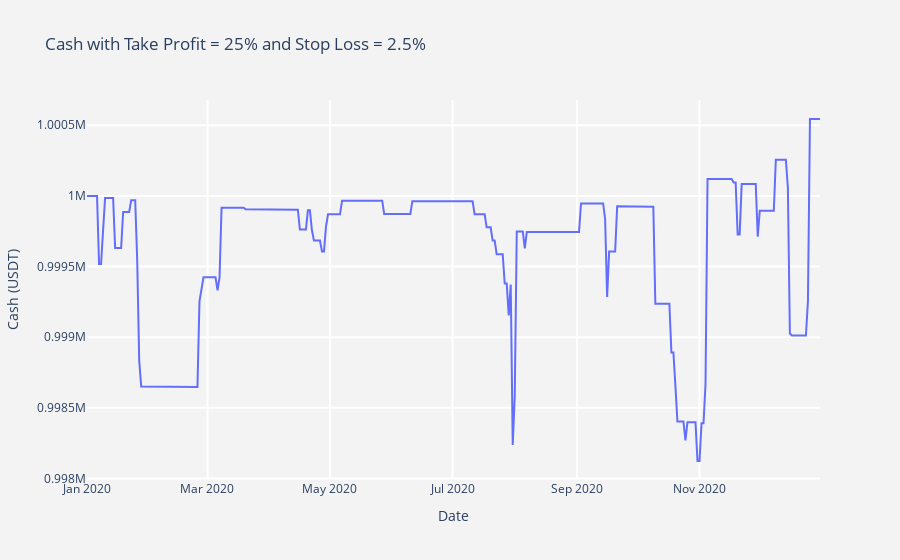
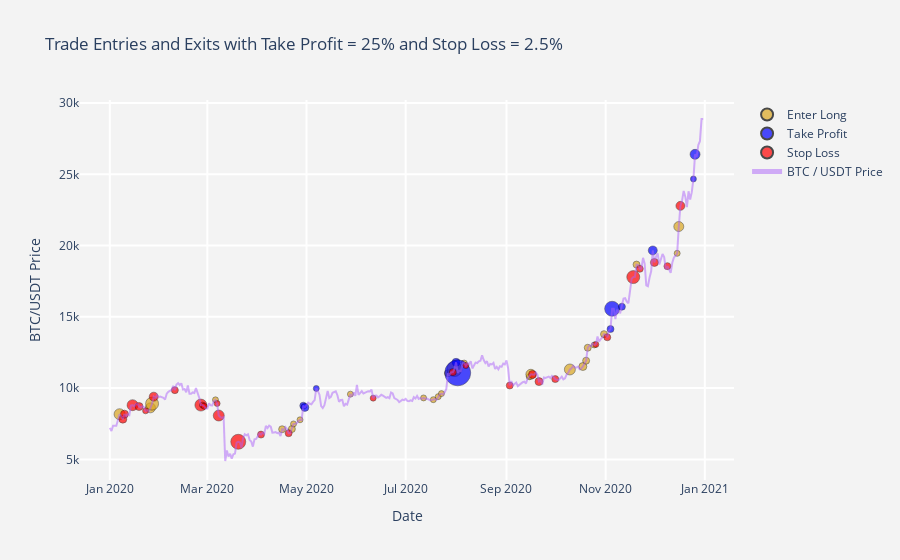
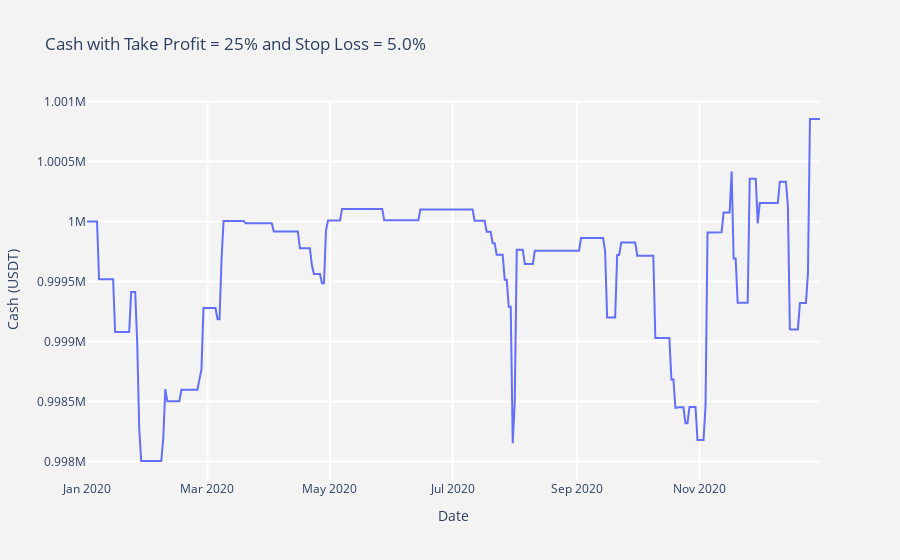
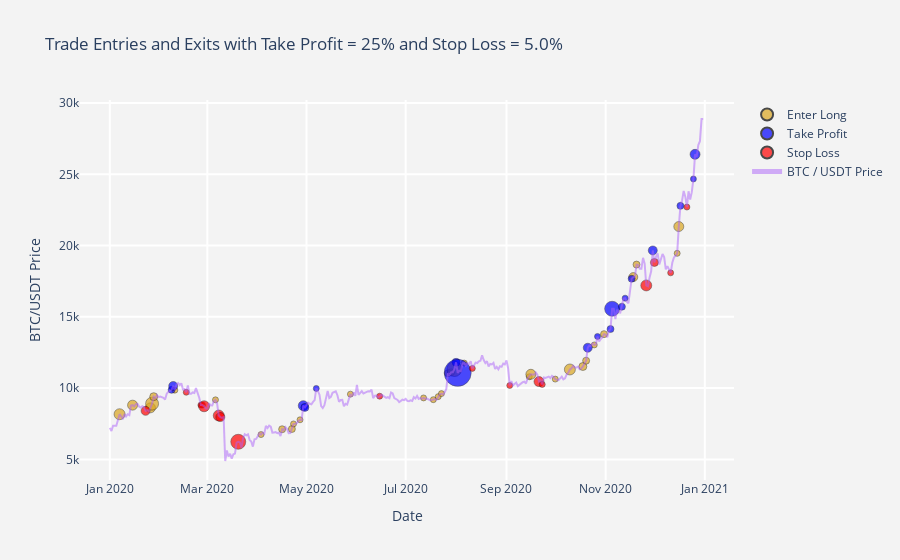

Notebook code for these charts, in order:
### Code cell
for i in range(len(params_table)):
    print(i+1)
    print_pnl(i)

### Figure 1 — Plotly figure (JSON) as saved in the notebook; plotly's stock layout.template omitted (floating-point values rounded to 4 significant figures; data arrays with more than 128 entries replaced by an {"elided": "..."} marker saying what was removed)
{"data": [{"hovertemplate": "Date=%{x}<br>Cash (USDT)=%{y}<extra></extra>", "legendgroup": "", "line": {"color": "#636efa", "dash": "solid"}, "mode": "lines", "name": "", "orientation": "v", "showlegend": false, "type": "scatter", "x": {"elided": "366 str values"}, "xaxis": "x", "y": {"elided": "366 float values"}, "yaxis": "y"}], "layout": {"legend": {"itemsizing": "constant", "tracegroupgap": 0}, "paper_bgcolor": "rgb(243, 243, 243)", "plot_bgcolor": "rgb(243, 243, 243)", "title": {"text": "Cash with Take Profit = 25% and Stop Loss = 2.5%"}, "xaxis": {"anchor": "y", "domain": [0, 1], "gridcolor": "white", "gridwidth": 2, "title": {"text": "Date"}}, "yaxis": {"anchor": "x", "domain": [0, 1], "gridcolor": "white", "gridwidth": 2, "title": {"text": "Cash (USDT)"}}}}

### Figure 2 — Plotly figure (JSON) as saved in the notebook; plotly's stock layout.template omitted (floating-point values rounded to 4 significant figures; data arrays with more than 128 entries replaced by an {"elided": "..."} marker saying what was removed)
{"data": [{"marker": {"color": "goldenrod", "line": {"color": "black", "width": 0.5}, "size": [11, 10, 13, 6, 7, 7, 6, 6, 6, 6, 6, 6, 6, 7, 7, 15, 6, 6, 10, 11, 8, 7, 7, 6, 7, 7, 6, 10]}, "mode": "markers", "name": "Enter Long", "text": ["Action: Enter Long<br>Count: 6<br>BTC/USDT Price: $8168.3<br>", "Action: Enter Long<br>Count: 5<br>BTC/USDT Price: $8616.9<br>", "Action: Enter Long<br>Count: 8<br>BTC/USDT Price: $8908.8<br>", "Action: Enter Long<br>Count: 1<br>BTC/USDT Price: $9179.0<br>", "Action: Enter Long<br>Count: 2<br>BTC/USDT Price: $7114.93<br>", "Action: Enter Long<br>Count: 2<br>BTC/USDT Price: $7131.9<br>", "Action: Enter Long<br>Count: 1<br>BTC/USDT Price: $7489.3<br>", "Action: Enter Long<br>Count: 1<br>BTC/USDT Price: $7777.3<br>", "Action: Enter Long<br>Count: 1<br>BTC/USDT Price: $9577.0<br>", "Action: Enter Long<br>Count: 1<br>BTC/USDT Price: $9312.0<br>", "Action: Enter Long<br>Count: 1<br>BTC/USDT Price: $9189.1<br>", "Action: Enter Long<br>Count: 1<br>BTC/USDT Price: $9402.1<br>", "Action: Enter Long<br>Count: 1<br>BTC/USDT Price: $9613.9<br>", "Action: Enter Long<br>Count: 2<br>BTC/USDT Price: $11042.93<br>", "Action: Enter Long<br>Count: 2<br>BTC/USDT Price: $11118.0<br>", "Action: Enter Long<br>Count: 10<br>BTC/USDT Price: $11339.1<br>", "Action: Enter Long<br>Count: 1<br>BTC/USDT Price: $11758.0<br>", "Action: Enter Long<br>Count: 1<br>BTC/USDT Price: $10795.0<br>", "Action: Enter Long<br>Count: 5<br>BTC/USDT Price: $10971.0<br>", "Action: Enter Long<br>Count: 6<br>BTC/USDT Price: $11308.0<br>", "Action: Enter Long<br>Count: 3<br>BTC/USDT Price: $11517.0<br>", "Action: Enter Long<br>Count: 2<br>BTC/USDT Price: $11925.0<br>", "Action: Enter Long<br>Count: 2<br>BTC/USDT Price: $12834.0<br>", "Action: Enter Long<br>Count: 1<br>BTC/USDT Price: $13030.3<br>", "Action: Enter Long<br>Count: 2<br>BTC/USDT Price: $13787.62<br>", "Action: Enter Long<br>Count: 2<br>BTC/USDT Price: $18668.0<br>", "Action: Enter Long<br>Count: 1<br>BTC/USDT Price: $19456.24<br>", "Action: Enter Long<br>Count: 5<br>BTC/USDT Price: $21335.01<br>"], "type": "scatter", "x": ["2020-01-07T00:00:00+00:00", "2020-01-26T00:00:00+00:00", "2020-01-27T00:00:00+00:00", "2020-03-06T00:00:00+00:00", "2020-04-16T00:00:00+00:00", "2020-04-22T00:00:00+00:00", "2020-04-23T00:00:00+00:00", "2020-04-27T00:00:00+00:00", "2020-05-28T00:00:00+00:00", "2020-07-12T00:00:00+00:00", "2020-07-18T00:00:00+00:00", "2020-07-21T00:00:00+00:00", "2020-07-23T00:00:00+00:00", "2020-07-27T00:00:00+00:00", "2020-07-29T00:00:00+00:00", "2020-07-31T00:00:00+00:00", "2020-08-06T00:00:00+00:00", "2020-09-15T00:00:00+00:00", "2020-09-16T00:00:00+00:00", "2020-10-10T00:00:00+00:00", "2020-10-18T00:00:00+00:00", "2020-10-20T00:00:00+00:00", "2020-10-21T00:00:00+00:00", "2020-10-25T00:00:00+00:00", "2020-10-31T00:00:00+00:00", "2020-11-20T00:00:00+00:00", "2020-12-15T00:00:00+00:00", "2020-12-16T00:00:00+00:00"], "y": [8168.0, 8617.0, 8909.0, 9179, 7115.0, 7132.0, 7489.0, 7777.0, 9577, 9312, 9189.0, 9402.0, 9614.0, 11040.0, 11118, 11340.0, 11758, 10795, 10971, 11308, 11517, 11925, 12834, 13030.0, 13790.0, 18668, 19460.0, 21340.0]}, {"marker": {"color": "blue", "line": {"color": "black", "width": 0.5}, "size": [7, 8, 6, 8, 26, 7, 15, 7, 9, 6, 10]}, "mode": "markers", "name": "Take Profit", "text": ["Action: Take Profit<br>Count: 2<br>BTC/USDT Price: $8769.0<br>", "Action: Take Profit<br>Count: 3<br>BTC/USDT Price: $8648.0<br>", "Action: Take Profit<br>Count: 1<br>BTC/USDT Price: $9978.6<br>", "Action: Take Profit<br>Count: 3<br>BTC/USDT Price: $11811.0<br>", "Action: Take Profit<br>Count: 21<br>BTC/USDT Price: $11071.0<br>", "Action: Take Profit<br>Count: 2<br>BTC/USDT Price: $14144.0<br>", "Action: Take Profit<br>Count: 10<br>BTC/USDT Price: $15567.0<br>", "Action: Take Profit<br>Count: 2<br>BTC/USDT Price: $15712.0<br>", "Action: Take Profit<br>Count: 4<br>BTC/USDT Price: $19659.0<br>", "Action: Take Profit<br>Count: 1<br>BTC/USDT Price: $24672.0<br>", "Action: Take Profit<br>Count: 5<br>BTC/USDT Price: $26401.0<br>"], "type": "scatter", "x": ["2020-04-29T00:00:00+00:00", "2020-04-30T00:00:00+00:00", "2020-05-07T00:00:00+00:00", "2020-08-01T00:00:00+00:00", "2020-08-02T00:00:00+00:00", "2020-11-04T00:00:00+00:00", "2020-11-05T00:00:00+00:00", "2020-11-11T00:00:00+00:00", "2020-11-30T00:00:00+00:00", "2020-12-25T00:00:00+00:00", "2020-12-26T00:00:00+00:00"], "y": [8769, 8648, 9979.0, 11811, 11071, 14144, 15567, 15712, 19659, 24672, 26401]}, {"marker": {"color": "red", "line": {"color": "black", "width": 0.5}, "size": [8, 8, 11, 8, 6, 9, 7, 12, 6, 6, 6, 11, 15, 7, 7, 6, 7, 6, 7, 8, 8, 7, 6, 7, 13, 7, 8, 7, 9]}, "mode": "markers", "name": "Stop Loss", "text": ["Action: Stop Loss<br>Count: 3<br>BTC/USDT Price: $7823.8<br>", "Action: Stop Loss<br>Count: 3<br>BTC/USDT Price: $8175.1<br>", "Action: Stop Loss<br>Count: 6<br>BTC/USDT Price: $8804.5<br>", "Action: Stop Loss<br>Count: 3<br>BTC/USDT Price: $8706.0<br>", "Action: Stop Loss<br>Count: 1<br>BTC/USDT Price: $8405.7<br>", "Action: Stop Loss<br>Count: 4<br>BTC/USDT Price: $9399.9<br>", "Action: Stop Loss<br>Count: 2<br>BTC/USDT Price: $9857.9<br>", "Action: Stop Loss<br>Count: 7<br>BTC/USDT Price: $8810.0<br>", "Action: Stop Loss<br>Count: 1<br>BTC/USDT Price: $8809.0<br>", "Action: Stop Loss<br>Count: 1<br>BTC/USDT Price: $8728.4<br>", "Action: Stop Loss<br>Count: 1<br>BTC/USDT Price: $8919.0<br>", "Action: Stop Loss<br>Count: 6<br>BTC/USDT Price: $8077.1<br>", "Action: Stop Loss<br>Count: 10<br>BTC/USDT Price: $6234.6<br>", "Action: Stop Loss<br>Count: 2<br>BTC/USDT Price: $6741.1<br>", "Action: Stop Loss<br>Count: 2<br>BTC/USDT Price: $6837.09<br>", "Action: Stop Loss<br>Count: 1<br>BTC/USDT Price: $9298.0<br>", "Action: Stop Loss<br>Count: 2<br>BTC/USDT Price: $11120.51<br>", "Action: Stop Loss<br>Count: 1<br>BTC/USDT Price: $11581.0<br>", "Action: Stop Loss<br>Count: 2<br>BTC/USDT Price: $10184.0<br>", "Action: Stop Loss<br>Count: 3<br>BTC/USDT Price: $10957.16<br>", "Action: Stop Loss<br>Count: 3<br>BTC/USDT Price: $10458.0<br>", "Action: Stop Loss<br>Count: 2<br>BTC/USDT Price: $10633.08<br>", "Action: Stop Loss<br>Count: 1<br>BTC/USDT Price: $13063.0<br>", "Action: Stop Loss<br>Count: 2<br>BTC/USDT Price: $13565.0<br>", "Action: Stop Loss<br>Count: 8<br>BTC/USDT Price: $17790.15<br>", "Action: Stop Loss<br>Count: 2<br>BTC/USDT Price: $18369.86<br>", "Action: Stop Loss<br>Count: 3<br>BTC/USDT Price: $18817.0<br>", "Action: Stop Loss<br>Count: 2<br>BTC/USDT Price: $18558.36<br>", "Action: Stop Loss<br>Count: 4<br>BTC/USDT Price: $22786.0<br>"], "type": "scatter", "x": ["2020-01-09T00:00:00+00:00", "2020-01-10T00:00:00+00:00", "2020-01-15T00:00:00+00:00", "2020-01-19T00:00:00+00:00", "2020-01-23T00:00:00+00:00", "2020-01-28T00:00:00+00:00", "2020-02-10T00:00:00+00:00", "2020-02-26T00:00:00+00:00", "2020-02-27T00:00:00+00:00", "2020-02-28T00:00:00+00:00", "2020-03-07T00:00:00+00:00", "2020-03-08T00:00:00+00:00", "2020-03-20T00:00:00+00:00", "2020-04-03T00:00:00+00:00", "2020-04-20T00:00:00+00:00", "2020-06-11T00:00:00+00:00", "2020-07-30T00:00:00+00:00", "2020-08-07T00:00:00+00:00", "2020-09-03T00:00:00+00:00", "2020-09-17T00:00:00+00:00", "2020-09-21T00:00:00+00:00", "2020-10-01T00:00:00+00:00", "2020-10-26T00:00:00+00:00", "2020-11-02T00:00:00+00:00", "2020-11-18T00:00:00+00:00", "2020-11-22T00:00:00+00:00", "2020-12-01T00:00:00+00:00", "2020-12-09T00:00:00+00:00", "2020-12-17T00:00:00+00:00"], "y": [7824.0, 8175.0, 8804.0, 8706, 8406.0, 9400.0, 9858.0, 8810, 8809, 8728.0, 8919, 8077.0, 6235.0, 6741.0, 6837.0, 9298, 11120.0, 11581, 10184, 10960.0, 10458, 10630.0, 13063, 13565, 17790.0, 18370.0, 18817, 18560.0, 22786]}, {"mode": "lines", "name": "BTC / USDT Price", "opacity": 0.5, "type": "scatter", "x": {"elided": "366 str values"}, "y": {"elided": "366 float values"}}], "layout": {"legend": {"itemsizing": "constant"}, "paper_bgcolor": "rgb(243, 243, 243)", "plot_bgcolor": "rgb(243, 243, 243)", "title": {"text": "Trade Entries and Exits with Take Profit = 25% and Stop Loss = 2.5%"}, "xaxis": {"gridcolor": "white", "gridwidth": 2, "title": {"text": "Date"}}, "yaxis": {"gridcolor": "white", "gridwidth": 2, "title": {"text": "BTC/USDT Price"}}}}

### Figure 3 — Plotly figure (JSON) as saved in the notebook; plotly's stock layout.template omitted (floating-point values rounded to 4 significant figures; data arrays with more than 128 entries replaced by an {"elided": "..."} marker saying what was removed)
{"data": [{"hovertemplate": "Date=%{x}<br>Cash (USDT)=%{y}<extra></extra>", "legendgroup": "", "line": {"color": "#636efa", "dash": "solid"}, "mode": "lines", "name": "", "orientation": "v", "showlegend": false, "type": "scatter", "x": {"elided": "366 str values"}, "xaxis": "x", "y": {"elided": "366 float values"}, "yaxis": "y"}], "layout": {"legend": {"itemsizing": "constant", "tracegroupgap": 0}, "paper_bgcolor": "rgb(243, 243, 243)", "plot_bgcolor": "rgb(243, 243, 243)", "title": {"text": "Cash with Take Profit = 25% and Stop Loss = 5.0%"}, "xaxis": {"anchor": "y", "domain": [0, 1], "gridcolor": "white", "gridwidth": 2, "title": {"text": "Date"}}, "yaxis": {"anchor": "x", "domain": [0, 1], "gridcolor": "white", "gridwidth": 2, "title": {"text": "Cash (USDT)"}}}}

### Figure 4 — Plotly figure (JSON) as saved in the notebook; plotly's stock layout.template omitted (floating-point values rounded to 4 significant figures; data arrays with more than 128 entries replaced by an {"elided": "..."} marker saying what was removed)
{"data": [{"marker": {"color": "goldenrod", "line": {"color": "black", "width": 0.5}, "size": [11, 10, 10, 13, 8, 6, 6, 6, 7, 7, 6, 6, 6, 6, 6, 6, 6, 7, 7, 15, 6, 6, 10, 6, 11, 8, 7, 6, 7, 9, 7, 6, 10]}, "mode": "markers", "name": "Enter Long", "text": ["Action: Enter Long<br>Count: 6<br>BTC/USDT Price: $8168.3<br>", "Action: Enter Long<br>Count: 5<br>BTC/USDT Price: $8804.5<br>", "Action: Enter Long<br>Count: 5<br>BTC/USDT Price: $8616.9<br>", "Action: Enter Long<br>Count: 8<br>BTC/USDT Price: $8908.8<br>", "Action: Enter Long<br>Count: 3<br>BTC/USDT Price: $9399.9<br>", "Action: Enter Long<br>Count: 1<br>BTC/USDT Price: $9857.9<br>", "Action: Enter Long<br>Count: 1<br>BTC/USDT Price: $9179.0<br>", "Action: Enter Long<br>Count: 1<br>BTC/USDT Price: $6741.1<br>", "Action: Enter Long<br>Count: 2<br>BTC/USDT Price: $7114.93<br>", "Action: Enter Long<br>Count: 2<br>BTC/USDT Price: $7131.9<br>", "Action: Enter Long<br>Count: 1<br>BTC/USDT Price: $7489.3<br>", "Action: Enter Long<br>Count: 1<br>BTC/USDT Price: $7777.3<br>", "Action: Enter Long<br>Count: 1<br>BTC/USDT Price: $9577.0<br>", "Action: Enter Long<br>Count: 1<br>BTC/USDT Price: $9312.0<br>", "Action: Enter Long<br>Count: 1<br>BTC/USDT Price: $9189.1<br>", "Action: Enter Long<br>Count: 1<br>BTC/USDT Price: $9402.1<br>", "Action: Enter Long<br>Count: 1<br>BTC/USDT Price: $9613.9<br>", "Action: Enter Long<br>Count: 2<br>BTC/USDT Price: $11042.93<br>", "Action: Enter Long<br>Count: 2<br>BTC/USDT Price: $11118.0<br>", "Action: Enter Long<br>Count: 10<br>BTC/USDT Price: $11339.1<br>", "Action: Enter Long<br>Count: 1<br>BTC/USDT Price: $11758.0<br>", "Action: Enter Long<br>Count: 1<br>BTC/USDT Price: $10795.0<br>", "Action: Enter Long<br>Count: 5<br>BTC/USDT Price: $10971.0<br>", "Action: Enter Long<br>Count: 1<br>BTC/USDT Price: $10633.08<br>", "Action: Enter Long<br>Count: 6<br>BTC/USDT Price: $11308.0<br>", "Action: Enter Long<br>Count: 3<br>BTC/USDT Price: $11517.0<br>", "Action: Enter Long<br>Count: 2<br>BTC/USDT Price: $11925.0<br>", "Action: Enter Long<br>Count: 1<br>BTC/USDT Price: $13030.3<br>", "Action: Enter Long<br>Count: 2<br>BTC/USDT Price: $13787.62<br>", "Action: Enter Long<br>Count: 4<br>BTC/USDT Price: $17790.15<br>", "Action: Enter Long<br>Count: 2<br>BTC/USDT Price: $18668.0<br>", "Action: Enter Long<br>Count: 1<br>BTC/USDT Price: $19456.24<br>", "Action: Enter Long<br>Count: 5<br>BTC/USDT Price: $21335.01<br>"], "type": "scatter", "x": ["2020-01-07T00:00:00+00:00", "2020-01-15T00:00:00+00:00", "2020-01-26T00:00:00+00:00", "2020-01-27T00:00:00+00:00", "2020-01-28T00:00:00+00:00", "2020-02-10T00:00:00+00:00", "2020-03-06T00:00:00+00:00", "2020-04-03T00:00:00+00:00", "2020-04-16T00:00:00+00:00", "2020-04-22T00:00:00+00:00", "2020-04-23T00:00:00+00:00", "2020-04-27T00:00:00+00:00", "2020-05-28T00:00:00+00:00", "2020-07-12T00:00:00+00:00", "2020-07-18T00:00:00+00:00", "2020-07-21T00:00:00+00:00", "2020-07-23T00:00:00+00:00", "2020-07-27T00:00:00+00:00", "2020-07-29T00:00:00+00:00", "2020-07-31T00:00:00+00:00", "2020-08-06T00:00:00+00:00", "2020-09-15T00:00:00+00:00", "2020-09-16T00:00:00+00:00", "2020-10-01T00:00:00+00:00", "2020-10-10T00:00:00+00:00", "2020-10-18T00:00:00+00:00", "2020-10-20T00:00:00+00:00", "2020-10-25T00:00:00+00:00", "2020-10-31T00:00:00+00:00", "2020-11-18T00:00:00+00:00", "2020-11-20T00:00:00+00:00", "2020-12-15T00:00:00+00:00", "2020-12-16T00:00:00+00:00"], "y": [8168.0, 8804.0, 8617.0, 8909.0, 9400.0, 9858.0, 9179, 6741.0, 7115.0, 7132.0, 7489.0, 7777.0, 9577, 9312, 9189.0, 9402.0, 9614.0, 11040.0, 11118, 11340.0, 11758, 10795, 10971, 10630.0, 11308, 11517, 11925, 13030.0, 13790.0, 17790.0, 18668, 19460.0, 21340.0]}, {"marker": {"color": "blue", "line": {"color": "black", "width": 0.5}, "size": [7, 9, 10, 8, 6, 8, 27, 9, 6, 7, 15, 7, 6, 7, 9, 7, 6, 10]}, "mode": "markers", "name": "Take Profit", "text": ["Action: Take Profit<br>Count: 2<br>BTC/USDT Price: $9877.2<br>", "Action: Take Profit<br>Count: 4<br>BTC/USDT Price: $10151.0<br>", "Action: Take Profit<br>Count: 5<br>BTC/USDT Price: $8769.0<br>", "Action: Take Profit<br>Count: 3<br>BTC/USDT Price: $8648.0<br>", "Action: Take Profit<br>Count: 1<br>BTC/USDT Price: $9978.6<br>", "Action: Take Profit<br>Count: 3<br>BTC/USDT Price: $11811.0<br>", "Action: Take Profit<br>Count: 22<br>BTC/USDT Price: $11071.0<br>", "Action: Take Profit<br>Count: 4<br>BTC/USDT Price: $12834.0<br>", "Action: Take Profit<br>Count: 1<br>BTC/USDT Price: $13625.19<br>", "Action: Take Profit<br>Count: 2<br>BTC/USDT Price: $14144.0<br>", "Action: Take Profit<br>Count: 10<br>BTC/USDT Price: $15567.0<br>", "Action: Take Profit<br>Count: 2<br>BTC/USDT Price: $15712.0<br>", "Action: Take Profit<br>Count: 1<br>BTC/USDT Price: $16311.23<br>", "Action: Take Profit<br>Count: 2<br>BTC/USDT Price: $17674.0<br>", "Action: Take Profit<br>Count: 4<br>BTC/USDT Price: $19659.0<br>", "Action: Take Profit<br>Count: 2<br>BTC/USDT Price: $22786.0<br>", "Action: Take Profit<br>Count: 1<br>BTC/USDT Price: $24672.0<br>", "Action: Take Profit<br>Count: 5<br>BTC/USDT Price: $26401.0<br>"], "type": "scatter", "x": ["2020-02-08T00:00:00+00:00", "2020-02-09T00:00:00+00:00", "2020-04-29T00:00:00+00:00", "2020-04-30T00:00:00+00:00", "2020-05-07T00:00:00+00:00", "2020-08-01T00:00:00+00:00", "2020-08-02T00:00:00+00:00", "2020-10-21T00:00:00+00:00", "2020-10-27T00:00:00+00:00", "2020-11-04T00:00:00+00:00", "2020-11-05T00:00:00+00:00", "2020-11-11T00:00:00+00:00", "2020-11-13T00:00:00+00:00", "2020-11-17T00:00:00+00:00", "2020-11-30T00:00:00+00:00", "2020-12-17T00:00:00+00:00", "2020-12-25T00:00:00+00:00", "2020-12-26T00:00:00+00:00"], "y": [9877.0, 10151, 8769, 8648, 9979.0, 11811, 11071, 12834, 13630.0, 14144, 15567, 15712, 16310.0, 17674, 19659, 22786, 24672, 26401]}, {"marker": {"color": "red", "line": {"color": "black", "width": 0.5}, "size": [9, 6, 6, 6, 11, 11, 9, 15, 6, 6, 6, 10, 6, 11, 8, 6, 6]}, "mode": "markers", "name": "Stop Loss", "text": ["Action: Stop Loss<br>Count: 4<br>BTC/USDT Price: $8405.7<br>", "Action: Stop Loss<br>Count: 1<br>BTC/USDT Price: $9708.0<br>", "Action: Stop Loss<br>Count: 1<br>BTC/USDT Price: $8810.0<br>", "Action: Stop Loss<br>Count: 1<br>BTC/USDT Price: $8809.0<br>", "Action: Stop Loss<br>Count: 6<br>BTC/USDT Price: $8728.4<br>", "Action: Stop Loss<br>Count: 6<br>BTC/USDT Price: $8077.1<br>", "Action: Stop Loss<br>Count: 4<br>BTC/USDT Price: $7969.14<br>", "Action: Stop Loss<br>Count: 10<br>BTC/USDT Price: $6234.6<br>", "Action: Stop Loss<br>Count: 1<br>BTC/USDT Price: $9433.86<br>", "Action: Stop Loss<br>Count: 1<br>BTC/USDT Price: $11383.57<br>", "Action: Stop Loss<br>Count: 1<br>BTC/USDT Price: $10184.0<br>", "Action: Stop Loss<br>Count: 5<br>BTC/USDT Price: $10458.0<br>", "Action: Stop Loss<br>Count: 1<br>BTC/USDT Price: $10257.6<br>", "Action: Stop Loss<br>Count: 6<br>BTC/USDT Price: $17204.0<br>", "Action: Stop Loss<br>Count: 3<br>BTC/USDT Price: $18817.0<br>", "Action: Stop Loss<br>Count: 1<br>BTC/USDT Price: $18087.0<br>", "Action: Stop Loss<br>Count: 1<br>BTC/USDT Price: $22703.0<br>"], "type": "scatter", "x": ["2020-01-23T00:00:00+00:00", "2020-02-17T00:00:00+00:00", "2020-02-26T00:00:00+00:00", "2020-02-27T00:00:00+00:00", "2020-02-28T00:00:00+00:00", "2020-03-08T00:00:00+00:00", "2020-03-09T00:00:00+00:00", "2020-03-20T00:00:00+00:00", "2020-06-15T00:00:00+00:00", "2020-08-11T00:00:00+00:00", "2020-09-03T00:00:00+00:00", "2020-09-21T00:00:00+00:00", "2020-09-23T00:00:00+00:00", "2020-11-26T00:00:00+00:00", "2020-12-01T00:00:00+00:00", "2020-12-11T00:00:00+00:00", "2020-12-21T00:00:00+00:00"], "y": [8406.0, 9708, 8810, 8809, 8728.0, 8077.0, 7969.0, 6235.0, 9434.0, 11380.0, 10184, 10458, 10260.0, 17204, 18817, 18087, 22703]}, {"mode": "lines", "name": "BTC / USDT Price", "opacity": 0.5, "type": "scatter", "x": {"elided": "366 str values"}, "y": {"elided": "366 float values"}}], "layout": {"legend": {"itemsizing": "constant"}, "paper_bgcolor": "rgb(243, 243, 243)", "plot_bgcolor": "rgb(243, 243, 243)", "title": {"text": "Trade Entries and Exits with Take Profit = 25% and Stop Loss = 5.0%"}, "xaxis": {"gridcolor": "white", "gridwidth": 2, "title": {"text": "Date"}}, "yaxis": {"gridcolor": "white", "gridwidth": 2, "title": {"text": "BTC/USDT Price"}}}}
